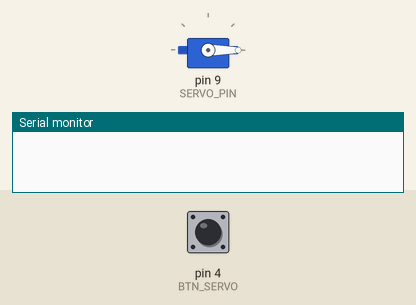
Recording of a sketch running on a simulated Arduino Uno, built with avr-gcc and run on an emulated ATmega328P. Parts: servo, the last lines printed to the serial monitor. The inputs (shaded band) are chosen by the test bench; at power-on: pin 4 (BTN_SERVO) HIGH.

Above: at 1.2 s.
1.3 s: pin 4 (BTN_SERVO) pulled LOW for 0.15 s
2.9 s: pin 4 (BTN_SERVO) pulled LOW for 1 s
At 3.5 s:
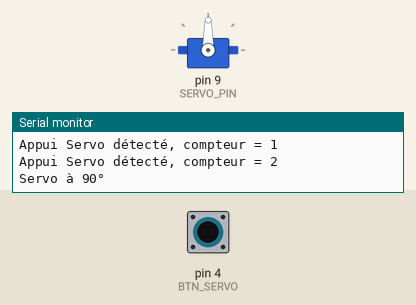
Timing chart, 0 to 5.9 s (numbered marks = the images above; inputs shaded):
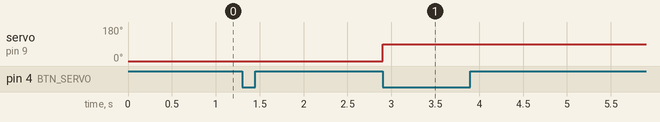

The sketch:

sketch_sep19a_servo.ino
```cpp
#include <Servo.h>

// --- Définition des pins ---
#define BTN_SERVO 4
#define SERVO_PIN 9

// --- Servo ---
Servo myServo;
bool servoOpen = false;
int pressCount = 0;
unsigned long lastPressTime = 0;
const unsigned long sequenceTimeout = 2000; // 2s max pour valider la séquence
const unsigned long debounceDelay = 50;     // anti-rebond

void setup() {
  pinMode(BTN_SERVO, INPUT_PULLUP);

  myServo.attach(SERVO_PIN);
  myServo.write(0); // Position initiale

  Serial.begin(9600);
}

void loop() {
  static bool lastBtnServo = HIGH;
  static unsigned long lastDebounceTime = 0;

  bool btnServoState = digitalRead(BTN_SERVO);

  // Détection front descendant avec anti-rebond
  if (lastBtnServo == HIGH && btnServoState == LOW) {
    unsigned long now = millis();
    if (now - lastDebounceTime > debounceDelay) {

      // Reset si trop de temps entre 2 appuis
      if (now - lastPressTime > sequenceTimeout) {
        pressCount = 0;
      }

      pressCount++;
      lastPressTime = now;

      Serial.print("Appui Servo détecté, compteur = ");
      Serial.println(pressCount);

      // Exemple : bascule servo après 2 appuis rapides
      if (pressCount == 2) {
        servoOpen = !servoOpen;
        myServo.write(servoOpen ? 90 : 0);
        Serial.println(servoOpen ? "Servo à 90°" : "Servo à 0°");
        pressCount = 0; // reset
      }
      lastDebounceTime = now;
    }
  }

  lastBtnServo = btnServoState;
}
```

Measured:
- after the input at 2.9 s, servo on pin 9 (SERVO_PIN): 0° → 90° at once
